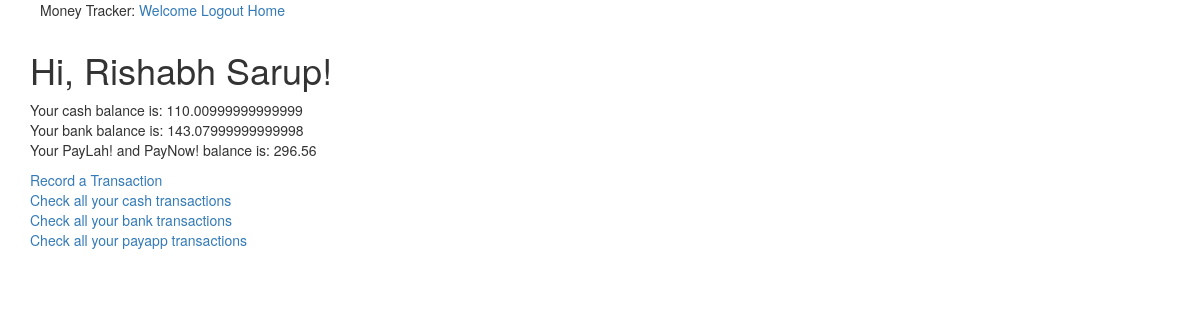
The page /home (signed in) on the database as committed earlier.
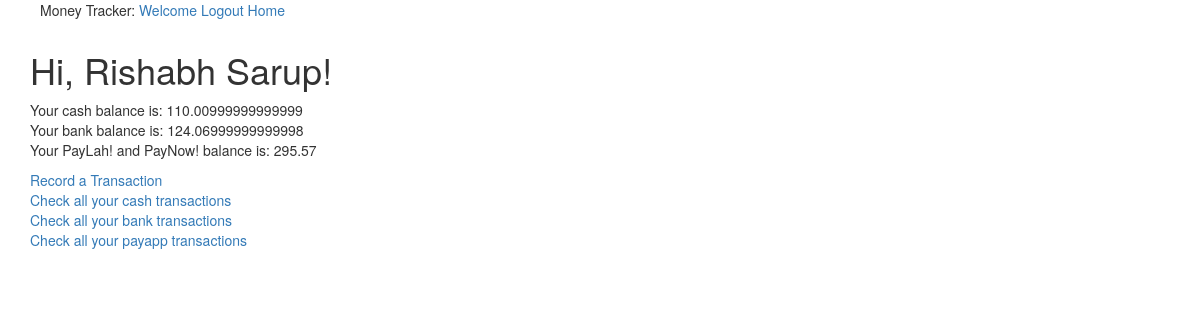
The same page on the database as committed later.
### app/models.py (models this page shows, shortened)
class User(UserMixin, db.Model):
    id = db.Column(db.Integer, primary_key=True)
    username = db.Column(db.String(64), index=True, unique=True)
    email = db.Column(db.String(120), index=True, unique=True)
    cashBalance = db.Column(db.Float, index = True)
    bankBalance = db.Column(db.Float, index = True)
    payappBalance = db.Column(db.Float, index = True)
    password_hash = db.Column(db.String(128))
    allTransactions = db.relationship('Transaction', backref = 'spender',lazy = 'dynamic')

### app/routes.py (the view)
@app.route('/home')
@login_required
def home():
    user = {"username": "Rishabh Sarup"}
    return render_template('home.html', title = "Home", user=user)

### app/models.py (called while the page is built)
@login.user_loader
def load_user(id):
    return User.query.get(int(id))

### app/templates/home.html
{% extends "base.html" %}
{% block app_content %}
   <h1>Hi, {{ current_user.username }}!</h1>
   <p> Your cash balance is: {{current_user.cashBalance}}
     <br>
     Your bank balance is: {{current_user.bankBalance}}
     <br>
     Your PayLah! and PayNow! balance is: {{current_user.payappBalance}}
   </p>
   <a href = "{{url_for('logcash')}}"> Record a Transaction </a> <br>
   <a href = "{{url_for('allcashtransaction')}}"> Check all your cash transactions </a> <br>
   <a href = "{{url_for('allbanktransaction')}}"> Check all your bank transactions </a> <br>
   <a href = "{{url_for('allpayapptransaction')}}"> Check all your payapp transactions </a>
{% endblock %}

Rows that differ between the two databases and show on the page:
changed User "Rishabh Sarup": bankBalance "143.07999999999998" → "124.06999999999998"; payappBalance "296.56" → "295.57"
